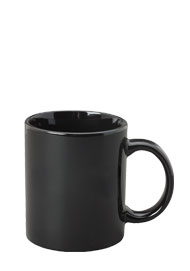
%> input picture mug.jpg, 190 x 271 px
$ octave BoundaryExtraction.m   (GNU Octave 9; MATLAB toolbox functions it lacks are replaced by stand-ins)
%> lines starting %> are read from the running program, lines starting %| are printed output that depends on the picture; in (x1, y1, x2, y2) boxes, pixels count from 0 and x2, y2 are one past the last pixel; in counts of white or black regions, pixels touching at a corner belong together; the program's own positions count from 1
% image read
A=imread('E:\SEMESTER 4.1\LABs\mug.jpg');
%> A is the input picture: size 271x190x3 uint8; mean R, G, B 196.2, 196.2, 196.1

C=rgb2gray(A); % rgb to gray

C(C<225)=0;
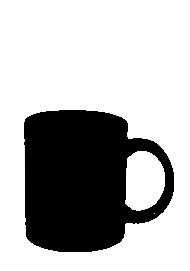
%> C: size 271x190 uint8; min 0, max 255, mean 179.3

s=strel('disk',4,0);%Structuring element

D=~im2bw(C);%binary Image
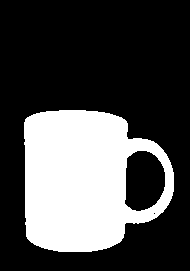
%> D: size 271x190 logical; 29.6% white; 1 white region, box (x1, y1, x2, y2) and area: (24, 110, 174, 252) 15257

F=imerode(D,s);%Erode the image by structuring element
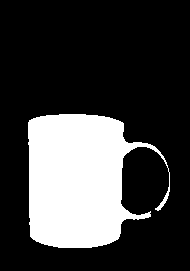
%> F: size 271x190 logical; 24.5% white; 1 white region, box (x1, y1, x2, y2) and area: (28, 114, 170, 248) 12633


figure,imshow(A);title('Original Image');

figure,imshow(D);title('Binary Image');
%Difference between binary image and Eroded image
figure,imshow(D-F);title('Boundary extracted Image');
%> after `imshow(D-F)`:
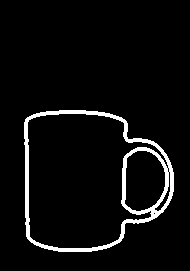
%> displayed picture: size 271x190, on the screen's scale of 0 to 255; 5.1% white; 1 white region, box (x1, y1, x2, y2) and area: (24, 110, 174, 252) 2624

%Procedure:
%1.Convert the image into binary image.
%2.Perform Erosion: Erode binary image A by structuring element B. (i.e)
%   (A erode B)
%Subtraction:   Subtract the binary image A from the Eroded image.(i.e)
%   A-(A erode B)

$ run again, with img2.jpg copied over mug.jpg
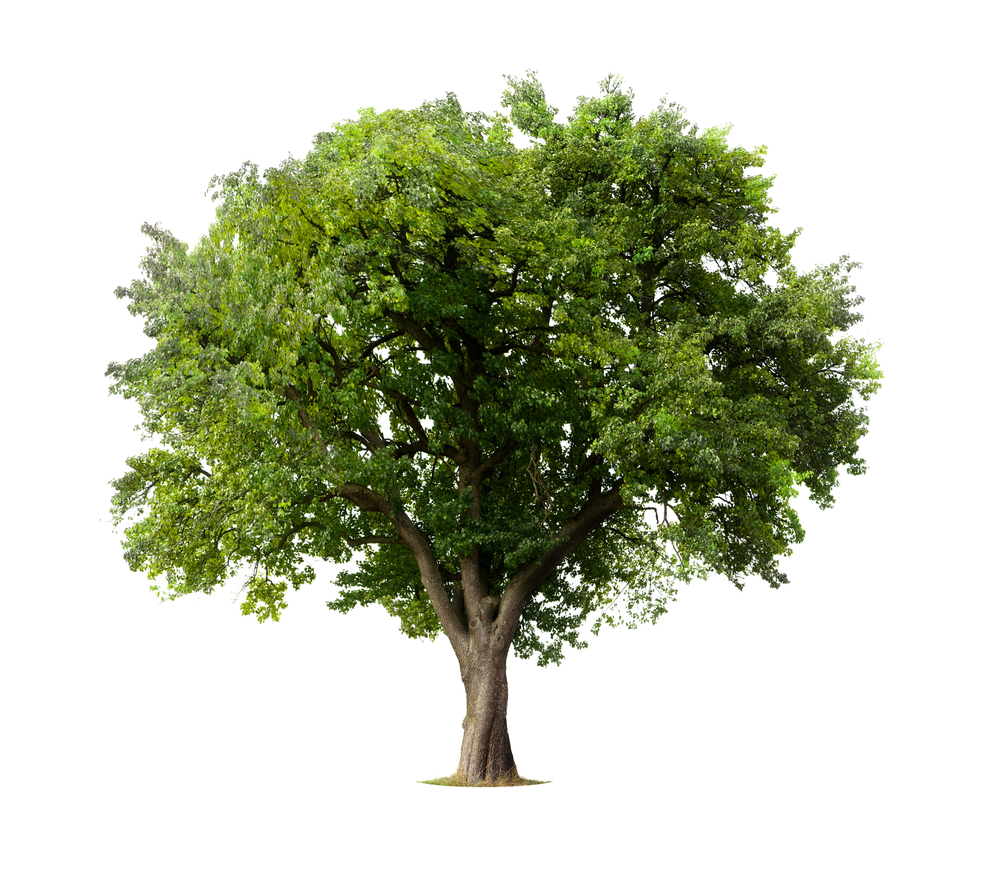
%> input picture img2.jpg, 1000 x 871 px
%> A is the input picture: size 871x1000x3 uint8; mean R, G, B 191.6, 197.1, 175.7
%> `D=~im2bw(C);`:
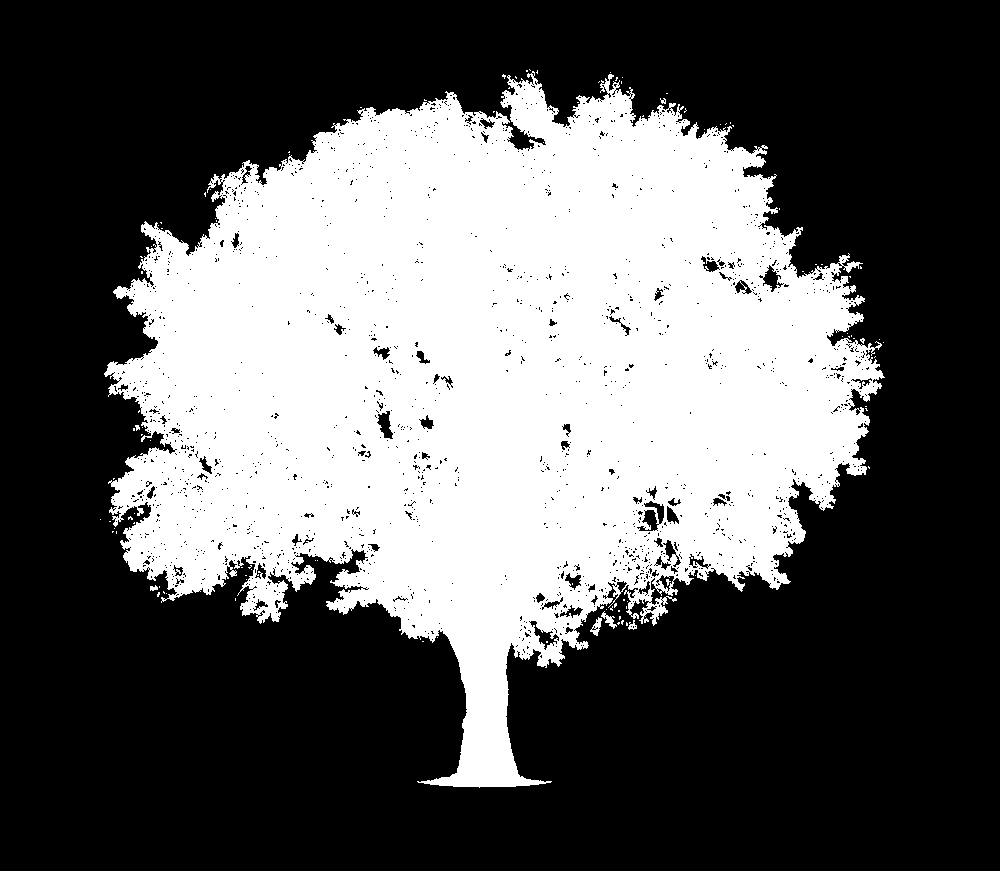
%> D: size 871x1000 logical; 36.7% white; 105 white regions (98 under 20 px), largest, box (x1, y1, x2, y2) and area: (104, 71, 885, 788) 318693, (590, 617, 602, 636) 102, (601, 611, 617, 629) 101
%> F: size 871x1000 logical; 27.2% white; 104 white regions (84 under 20 px), largest, box (x1, y1, x2, y2) and area: (125, 88, 877, 784) 234489, (117, 454, 199, 503) 1155, (257, 582, 274, 603) 132
%> `imshow(D-F)`:
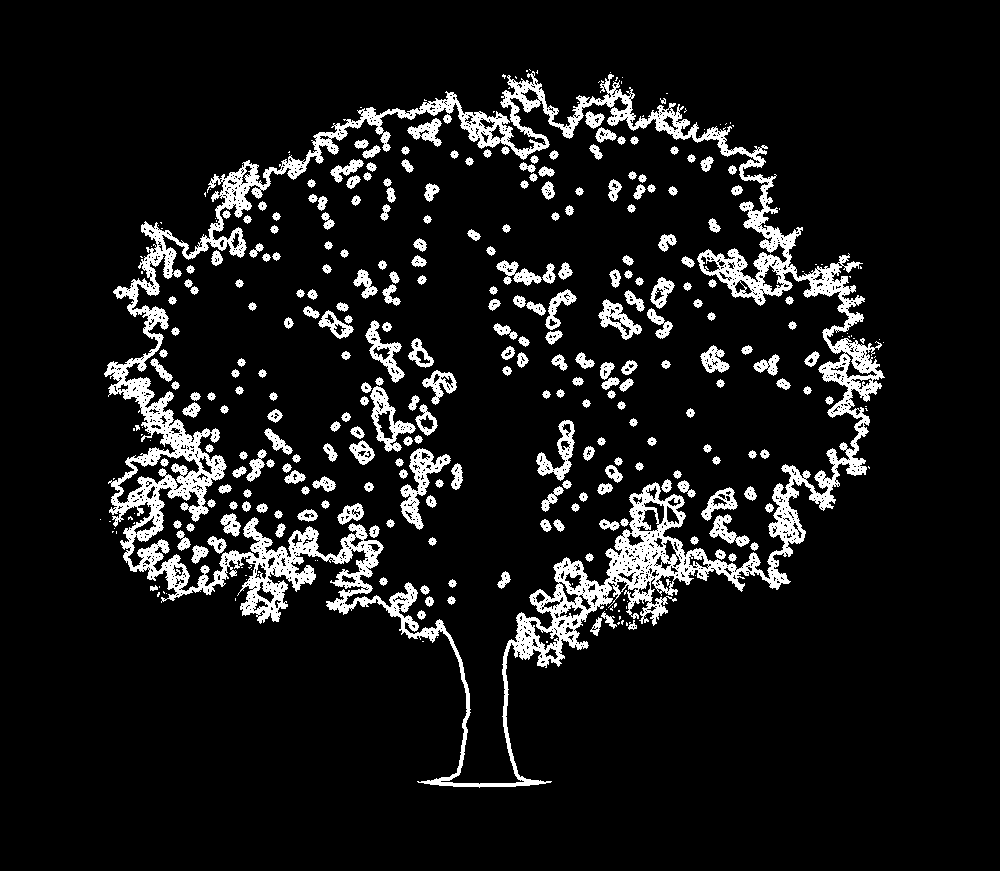
%> displayed picture: size 871x1000, on the screen's scale of 0 to 255; 9.5% white; 355 white regions (98 under 20 px), largest, box (x1, y1, x2, y2) and area: (104, 71, 885, 788) 51857, (400, 448, 451, 530) 1342, (370, 386, 416, 452) 996
